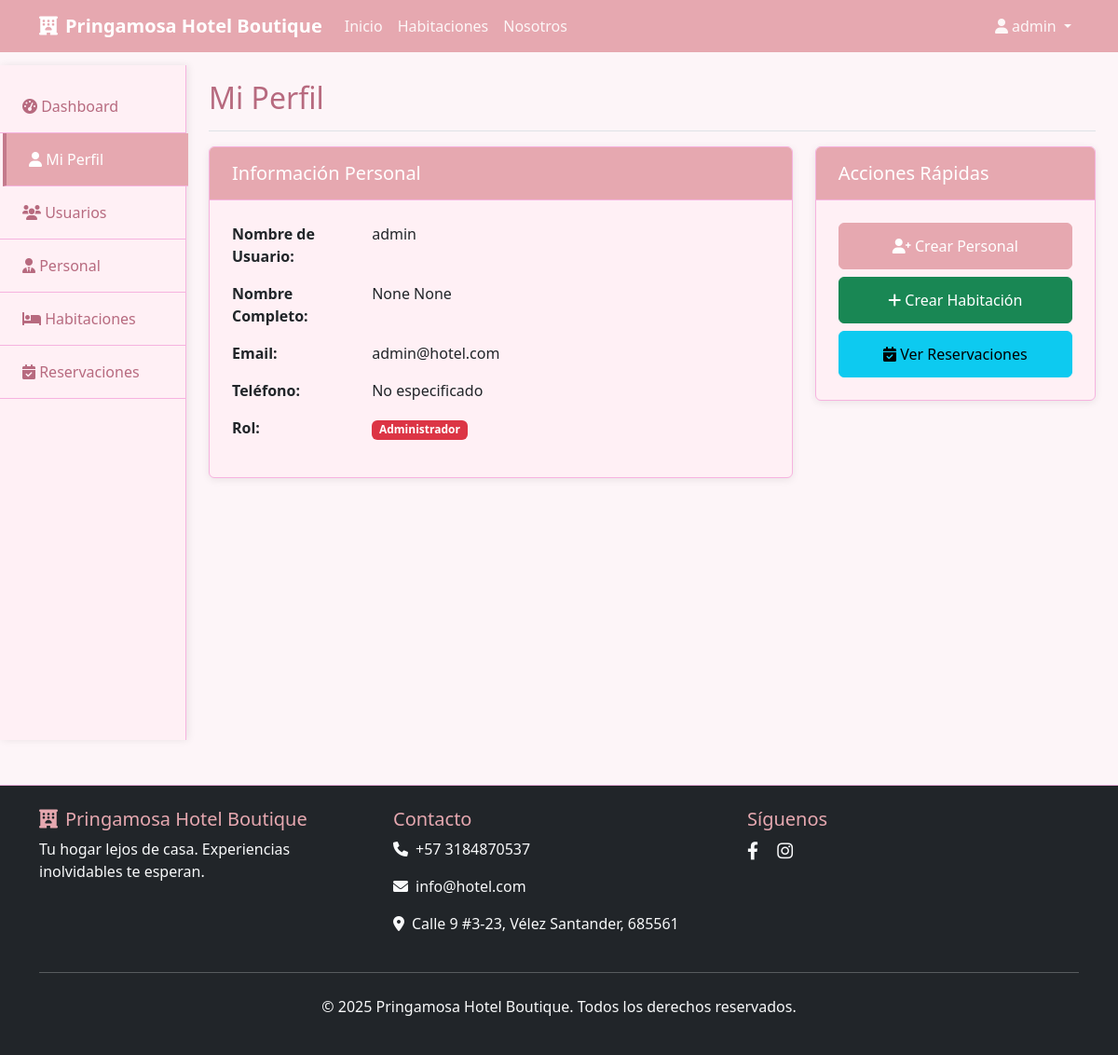
Screenshot of /admin/profile (signed in) with the database file from the repository.
### app/models/user.py (models this page shows, shortened)
class User(UserMixin, db.Model):
    id = db.Column(db.Integer, primary_key=True)
    username = db.Column(db.String(80), unique=True, nullable=False)
    email = db.Column(db.String(120), unique=True, nullable=False)
    password_hash = db.Column(db.String(255), nullable=False)
    role = db.Column(db.String(20), nullable=False, default='huesped')  # huesped, recepcionista, administrador
    first_name = db.Column(db.String(50))
    last_name = db.Column(db.String(50))
    phone = db.Column(db.String(20))
    created_at = db.Column(db.DateTime, default=datetime.utcnow)
    is_active = db.Column(db.Boolean, default=True)
    reservations = db.relationship('Reservation', foreign_keys='Reservation.guest_id', backref='guest', lazy=True)
    confirmed_reservations = db.relationship('Reservation', foreign_keys='Reservation.confirmed_by_id', backref='confirmed_by_staff', lazy=True)
    def is_admin(self):
        return self.role == 'administrador'
    def is_guest(self):
        return self.role == 'huesped'
    def get_full_name(self):
        if self.first_name and self.last_name:
            return f"{self.first_name} {self.last_name}"
        return self.username
    def get_role_display(self):
        roles = {
            'huesped': 'Huésped',
            'recepcionista': 'Recepcionista',
            'administrador': 'Administrador'
        }
        return roles.get(self.role, self.role.title())

### app/routes/admin.py (the view)
@admin_bp.route('/profile')
@login_required
@admin_required
def profile():
    return render_template('admin/profile.html', user=current_user)

### app/routes/admin.py (called while the page is built)
def admin_required(f):
    @wraps(f)
    def decorated_function(*args, **kwargs):
        if not current_user.is_authenticated or not current_user.is_admin():
            flash('Acceso denegado. Se requieren permisos de administrador.', 'danger')
            return redirect(url_for('main.index'))
        return f(*args, **kwargs)
    return decorated_function

### app/templates/admin/profile.html (shortened to what this page needs)
{% extends "base.html" %}
{% block content %}
<div class="container-fluid">
    <div class="row">
        <nav class="col-md-3 col-lg-2 d-md-block sidebar collapse">
            <div class="position-sticky pt-3">
                <ul class="nav flex-column">
                    <li class="nav-item">
                        <a class="nav-link" href="{{ url_for('admin.dashboard') }}">
                            <i class="fas fa-tachometer-alt"></i> Dashboard
                        </a>
                    </li>
                    <li class="nav-item">
                        <a class="nav-link active" href="{{ url_for('admin.profile') }}">
                            <i class="fas fa-user"></i> Mi Perfil
                        </a>
                    </li>
                    <li class="nav-item">
                        <a class="nav-link" href="{{ url_for('admin.users') }}">
                            <i class="fas fa-users"></i> Usuarios
                        </a>
                    </li>
                    <li class="nav-item">
                        <a class="nav-link" href="{{ url_for('admin.staff') }}">
                            <i class="fas fa-user-tie"></i> Personal
                        </a>
                    </li>
                    <li class="nav-item">
                        <a class="nav-link" href="{{ url_for('admin.rooms') }}">
                            <i class="fas fa-bed"></i> Habitaciones
                        </a>
                    </li>
                    <li class="nav-item">
                        <a class="nav-link" href="{{ url_for('admin.reservations') }}">
                            <i class="fas fa-calendar-check"></i> Reservaciones
                        </a>
                    </li>
                </ul>
            </div>
        </nav>
        <main class="col-md-9 ms-sm-auto col-lg-10 px-md-4">
            <div class="d-flex justify-content-between flex-wrap flex-md-nowrap align-items-center pt-3 pb-2 mb-3 border-bottom">
                <h1 class="h2">Mi Perfil</h1>
            </div>
            <div class="row">
                <div class="col-md-8">
                    <div class="card">
                        <div class="card-header">
                            <h5 class="card-title mb-0">Información Personal</h5>
                        </div>
                        <div class="card-body">
                            <div class="row mb-3">
                                <div class="col-sm-3">
                                    <strong>Nombre de Usuario:</strong>
                                </div>
                                <div class="col-sm-9">
                                    {{ user.username }}
                                </div>
                            </div>
                            <div class="row mb-3">
                                <div class="col-sm-3">
                                    <strong>Nombre Completo:</strong>
                                </div>
                                <div class="col-sm-9">
                                    {{ user.first_name }} {{ user.last_name }}
                                </div>
                            </div>
                            <div class="row mb-3">
                                <div class="col-sm-3">
                                    <strong>Email:</strong>
                                </div>
                                <div class="col-sm-9">
                                    {{ user.email }}
                                </div>
                            </div>
                            <div class="row mb-3">
                                <div class="col-sm-3">
                                    <strong>Teléfono:</strong>
                                </div>
                                <div class="col-sm-9">
                                    {{ user.phone or 'No especificado' }}
                                </div>
                            </div>
                            <div class="row mb-3">
                                <div class="col-sm-3">
                                    <strong>Rol:</strong>
                                </div>
                                <div class="col-sm-9">
                                    <span class="badge bg-danger">{{ user.get_role_display() }}</span>
                                </div>
                            </div>
                        </div>
                    </div>
                </div>
                <div class="col-md-4">
                    <div class="card">
                        <div class="card-header">
                            <h5 class="card-title mb-0">Acciones Rápidas</h5>
                        </div>
                        <div class="card-body">
                            <div class="d-grid gap-2">
                                <a href="{{ url_for('admin.create_staff') }}" class="btn btn-primary">
                                    <i class="fas fa-user-plus"></i> Crear Personal
                                </a>
                                <a href="{{ url_for('admin.create_room') }}" class="btn btn-success">
                                    <i class="fas fa-plus"></i> Crear Habitación
                                </a>
                                <a href="{{ url_for('admin.reservations') }}" class="btn btn-info">
                                    <i class="fas fa-calendar-check"></i> Ver Reservaciones
                                </a>
                            </div>
                        </div>
                    </div>
                </div>
            </div>
        </main>
    </div>
</div>
{% endblock %}

### app/templates/base.html (shortened to what this page needs)
<!DOCTYPE html>
<html lang="es" data-theme="light">
<head>
    <link href="https://cdn.jsdelivr.net/npm/bootstrap@5.3.0/dist/css/bootstrap.min.css" rel="stylesheet">
    <link href="https://cdnjs.cloudflare.com/ajax/libs/font-awesome/6.0.0/css/all.min.css" rel="stylesheet">
    <link href="{{ url_for('static', filename='css/style.css') }}" rel="stylesheet">
</head>
<body>
    <nav class="navbar navbar-expand-lg navbar-dark bg-primary fixed-top">
        <div class="container">
            <a class="navbar-brand fw-bold" href="{{ url_for('main.index') }}">
                <i class="fas fa-hotel me-2"></i>Pringamosa Hotel Boutique
            </a>
            <div class="collapse navbar-collapse" id="navbarNav">
                <ul class="navbar-nav me-auto">
                    <li class="nav-item"><a class="nav-link" href="{{ url_for('main.index') }}">Inicio</a></li>
                    <li class="nav-item"><a class="nav-link" href="{{ url_for('main.rooms') }}">Habitaciones</a></li>
                    <li class="nav-item"><a class="nav-link" href="{{ url_for('main.about') }}">Nosotros</a></li>
                </ul>
                <ul class="navbar-nav">
                    {% if current_user.is_authenticated %}
                        <li class="nav-item dropdown">
                            <a class="nav-link dropdown-toggle" href="#" role="button" data-bs-toggle="dropdown">
                                <i class="fas fa-user me-1"></i>{{ current_user.get_full_name() }}
                            </a>
                        </li>
                    {% else %}
                        <li class="nav-item"><a class="nav-link" href="{{ url_for('auth.login') }}">Iniciar Sesión</a></li>
                        <li class="nav-item"><a class="nav-link" href="{{ url_for('auth.register') }}">Registrarse</a></li>
                    {% endif %}
                </ul>
            </div>
        </div>
    </nav>
    <main class="{% if request.endpoint and 'dashboard' in request.endpoint %}container-fluid px-0{% else %}container-fluid px-0{% endif %}">
        {% block content %}{% endblock %}
    </main>
    <footer class="bg-dark text-light py-4 mt-5">
        <div class="container">
            <div class="row">
                <div class="col-md-4">
                    <h5><i class="fas fa-hotel me-2"></i>Pringamosa Hotel Boutique</h5>
                    <p>Tu hogar lejos de casa. Experiencias inolvidables te esperan.</p>
                </div>
                <div class="col-md-4">
                    <h5>Contacto</h5>
                    <p><i class="fas fa-phone me-2"></i>+57 3184870537</p>
                    <p><i class="fas fa-envelope me-2"></i>info@hotel.com</p>
                    <p><i class="fas fa-map-marker-alt me-2"></i>Calle 9 #3-23, Vélez Santander, 685561</p>
                </div>
                <div class="col-md-4">
                    <h5>Síguenos</h5>
                    <div class="social-links">
                        <a href="https://www.facebook.com/share/1AyVtpTx3i/" class="text-light me-3"><i class="fab fa-facebook-f"></i></a>
                        <a href="https://www.instagram.com/pringamosahotelboutique?igsh=MTJhc3lpd3J5anZs" class="text-light me-3"><i class="fab fa-instagram"></i></a>
                    </div>
                </div>
            </div>
            <hr class="my-4">
            <div class="text-center">
                <p>&copy; 2025 Pringamosa Hotel Boutique. Todos los derechos reservados.</p>
            </div>
        </div>
    </footer>
</body>
</html>

### app/static/css/style.css (style rules this page uses)
:root { --primary-color: #E6A8B0; --secondary-color: #B76A7F; --accent-color: #C47A8C; --background-color: #FDF5F8; --surface-color: #FFF0F5; --text-primary: #B76A7F; --text-secondary: #8C5E7A; --border-color: #f6b3df; --shadow: rgba(0, 0, 0, 0.08); --hover-shadow: rgba(0, 0, 0, 0.16); }
body { background-color: var(--background-color); color: var(--text-primary); transition: all 0.3s ease; padding-top: 70px; font-family: "Segoe UI", Tahoma, Geneva, Verdana, sans-serif; }
.bg-primary { background-color: var(--primary-color) !important; }
.btn-primary { background-color: var(--primary-color); border-color: var(--primary-color); font-weight: 500; transition: all 0.3s ease; }
.card { background-color: var(--surface-color); border: 1px solid var(--border-color); box-shadow: 0 2px 8px var(--shadow); transition: all 0.3s ease; margin-bottom: 1.5rem; }
.card-header { background-color: var(--primary-color); color: white; border-bottom: 1px solid var(--border-color); padding: 1rem 1.5rem; font-weight: 600; }
.card-body { padding: 1.5rem; }
.navbar-dark .navbar-nav .nav-link { color: rgba(255, 255, 255, 0.9); font-weight: 500; transition: color 0.3s ease; }
.sidebar { background-color: var(--surface-color); border-right: 1px solid var(--border-color); min-height: calc(100vh - 76px); box-shadow: 2px 0 8px var(--shadow); padding: 0; }
.sidebar .nav-link { color: var(--text-primary); padding: 1rem 1.5rem; border-radius: 0; transition: all 0.3s ease; font-weight: 500; border-bottom: 1px solid var(--border-color); }
.sidebar .nav-link:hover, .sidebar .nav-link.active { background-color: var(--primary-color); color: white; transform: translateX(3px); border-left: 4px solid var(--accent-color); }
.social-links a { font-size: 1.2rem; transition: all 0.3s ease; }
footer { background-color: var(--surface-color) !important; color: var(--text-primary) !important; border-top: 1px solid var(--border-color); }
footer h5 { color: var(--primary-color); }
.btn { padding: 0.75rem 1.5rem; font-weight: 500; border-radius: 6px; transition: all 0.3s ease; }

### rows the page displays
User: get_full_name "admin", username "admin", first_name "None", last_name "None", email "admin@hotel.com", phone "No especificado", role "Administrador"
